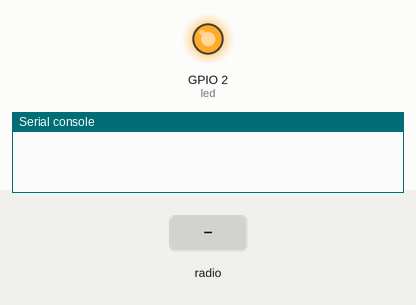
The program below on a simulated ESP8266 board running MicroPython. Parts: output pins drawn as LEDs (lit = HIGH, except the on-board LED, lit = LOW), the last lines printed to the serial console. Dashed ring = blinking. The test bench sets the inputs (shaded band).

Above: at 1.2 s.
1.3 s: radio message "1" arrives
At 1.85 s:
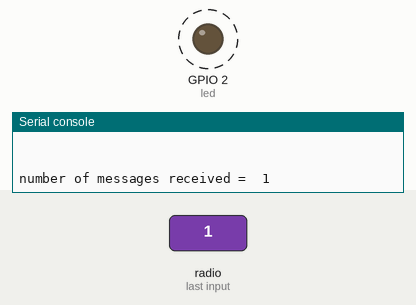
Timing chart, 0 to 4.3 s (numbered marks = the images above; inputs shaded):
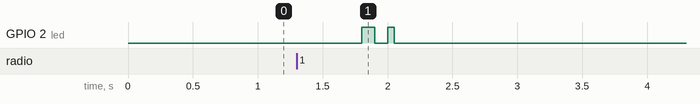

Measured:
- after the input at 1.3 s, GPIO 2 (led): alternates HIGH for 0.08 s and LOW for 0.10 s, 4 changes in all, then stays LOW, starting after 0.50 s

The program:

Receiver.py
```python
import network
import espnow
import machine
import time

# Setup WLAN and ESP-NOW
sta = network.WLAN(network.STA_IF)  # Or network.AP_IF
sta.active(True)
sta.disconnect()  # For ESP8266

e = espnow.ESPNow()
e.active(True)

# Setup LED
led = machine.Pin(2, machine.Pin.OUT)  # GPIO 2 is typical for the onboard LED
message_count = 0
# Wait to receive messages
while True:
    peer, msg = e.recv()  # Receive message and peer MAC address
    if msg:
        # Print the peer and message to the serial port
        #print(f"Received from {peer}: {msg}")
        message_count += 1
        print("\n" * 25)
        print('number of messages received = ', message_count)
        # Blink LED for 0.5 seconds to indicate message received
        time.sleep(0.5)
        led.on()
        time.sleep(0.1)
        led.off()
        time.sleep(0.1)
        led.on()
        time.sleep(0.05)
        led.off()
```
